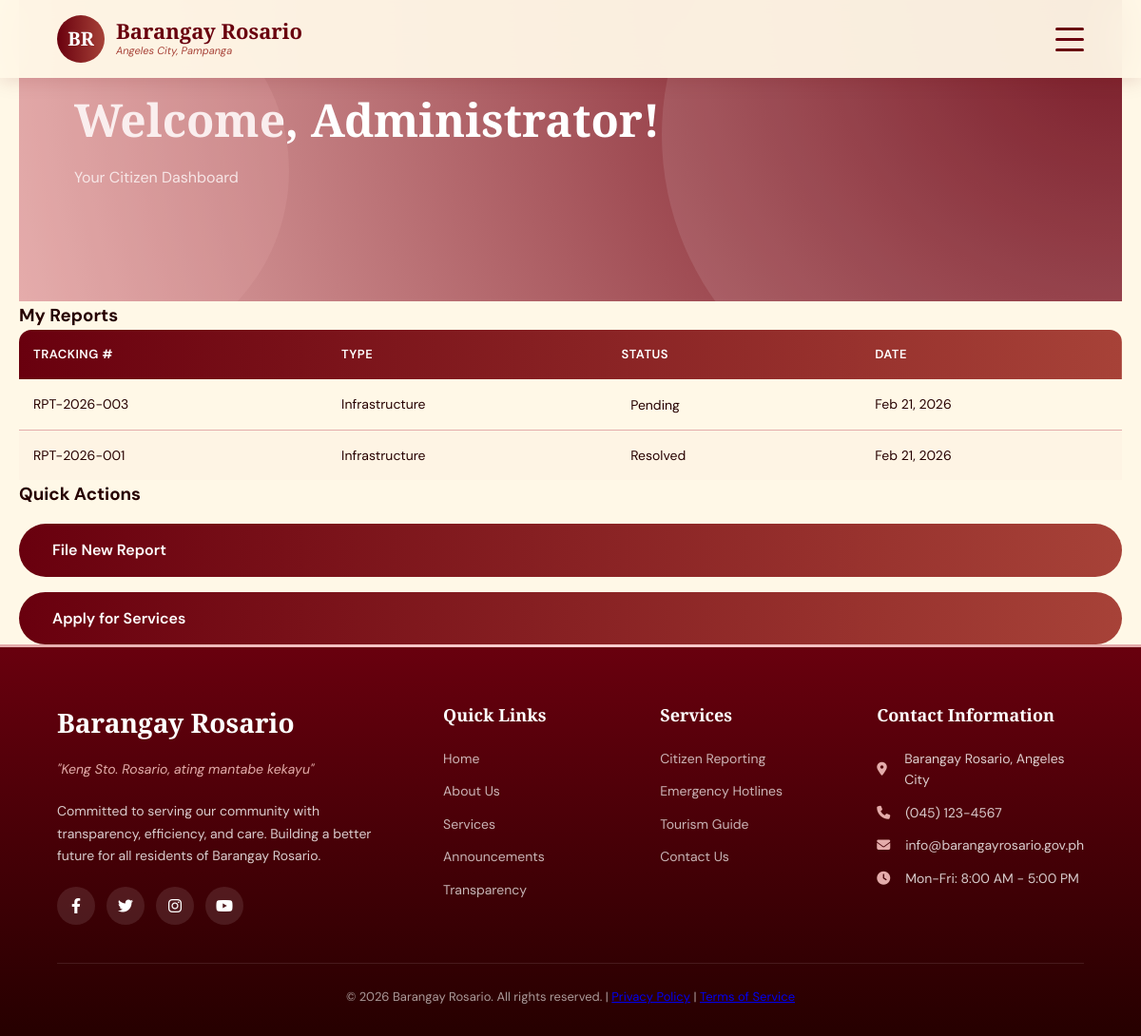
The app's page /dashboard.php (signed in) with its own data.
### tables this page shows
CREATE TABLE reports (
    report_id INT PRIMARY KEY AUTO_INCREMENT,
    tracking_number VARCHAR(50) UNIQUE NOT NULL,
    user_id INT,
    report_type ENUM('Infrastructure', 'Sanitation', 'Safety', 'Noise', 'Stray Animals', 'Other') NOT NULL,
    incident_type VARCHAR(255) NOT NULL,
    title VARCHAR(255) NOT NULL,
    description TEXT NOT NULL,
    location_description TEXT NOT NULL,
    latitude DECIMAL(10, 8),
    longitude DECIMAL(11, 8),
    date_time_of_incident DATETIME,
    witnesses TEXT,
    evidence_paths TEXT,
    status ENUM('Pending', 'Reviewing', 'In Progress', 'Resolved', 'Closed', 'Requires Clarification') DEFAULT 'Pending',
    priority ENUM('Low', 'Medium', 'High', 'Urgent') DEFAULT 'Medium',
    assigned_to INT,
    admin_notes TEXT,
    resolution_details TEXT,
    is_anonymous BOOLEAN DEFAULT FALSE,
    created_at TIMESTAMP DEFAULT CURRENT_TIMESTAMP,
    updated_at TIMESTAMP DEFAULT CURRENT_TIMESTAMP ON UPDATE CURRENT_TIMESTAMP,
    resolved_at DATETIME,
    FOREIGN KEY (user_id) REFERENCES users(user_id) ON DELETE SET NULL,
    FOREIGN KEY (assigned_to) REFERENCES admins(admin_id) ON DELETE SET NULL,
    INDEX idx_tracking_number (tracking_number),
    INDEX idx_status (status),
    INDEX idx_created_at (created_at),
    INDEX idx_report_type (report_type)
);

### includes/session-check.php (called while the page is built, shortened)
<?php
function isLoggedIn() { return isset($_SESSION['user_logged_in']) && $_SESSION['user_logged_in'] === true; }
function getUserId() { if (isLoggedIn()) return $_SESSION['user_id'] ?? null; if (isAdminLoggedIn()) return $_SESSION['admin_id'] ?? null; return null; }

### includes/db-connection.php (called while the page is built, shortened)
<?php
$options = [
    PDO::ATTR_ERRMODE            => PDO::ERRMODE_EXCEPTION,
    PDO::ATTR_DEFAULT_FETCH_MODE => PDO::FETCH_ASSOC,
    PDO::ATTR_EMULATE_PREPARES   => false,
];
try {
    $dsn = "mysql:host=" . DB_HOST . ";dbname=" . DB_NAME . ";charset=" . DB_CHARSET;
    $pdo = new PDO($dsn, DB_USER, DB_PASS, $options);
} catch (PDOException $e) {
    error_log("Database Connection Error: " . $e->getMessage());
    $pdo = null;
}
function dbQuery($sql, $params = []) {
    global $pdo;
    try {
        $stmt = $pdo->prepare($sql);
        $stmt->execute($params);
        return $stmt->fetchAll();
    } catch (PDOException $e) {
        error_log("Query Error: " . $e->getMessage());
        return [];
    }
}
function fetchAll($pdo, $sql, $params = []) {
    return dbQuery($sql, $params);
}
?>

### dashboard.php (the view, shortened to what this page needs)
<?php
require_once 'includes/db-connection.php';
require_once 'includes/session-check.php';
include 'includes/header.php';
$user_reports = fetchAll($pdo, "SELECT * FROM reports WHERE user_id = ? ORDER BY created_at DESC LIMIT 10", [getUserId()]);
?>
<div class="container">
    <div class="hero"><h1>Welcome, <?php echo htmlspecialchars($_SESSION['user_name']); ?>!</h1>
    <p>Your Citizen Dashboard</p></div>
    <div class="grid grid-2 mt-3">
        <div class="card"><h3>My Reports</h3>
            <table class="table mt-2">
                <thead><tr><th>Tracking #</th><th>Type</th><th>Status</th><th>Date</th></tr></thead>
                <tbody>
                <?php foreach ($user_reports as $report): ?>
                    <tr>
                        <td><?php echo htmlspecialchars($report['tracking_number']); ?></td>
                        <td><?php echo htmlspecialchars($report['report_type']); ?></td>
                        <td><span style="background: var(--hover-yellow); padding: 0.3rem 0.6rem; border-radius: 5px;"><?php echo $report['status']; ?></span></td>
                        <td><?php echo date('M d, Y', strtotime($report['created_at'])); ?></td>
                    </tr>
                <?php endforeach; ?>
                </tbody>
            </table>
        </div>
        <div class="card"><h3>Quick Actions</h3>
            <a href="report.php" class="btn btn-primary" style="width: 100%; margin-top: 1rem;">File New Report</a>
            <a href="services.php" class="btn btn-primary" style="width: 100%; margin-top: 1rem;">Apply for Services</a>
        </div>
    </div>
</div>
<?php include 'includes/footer.php'; ?>

### records on screen
reports: tracking_number "RPT-2026-003", report_type "Infrastructure", status "Pending", created_at "Feb 21, 2026"
reports: tracking_number "RPT-2026-001", report_type "Infrastructure", status "Resolved", created_at "Feb 21, 2026"

### other values on screen
$_SESSION['user_name'] "Administrator"
